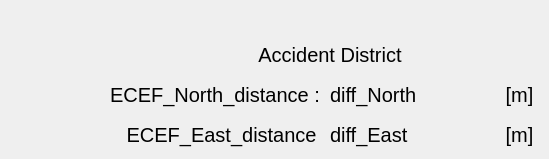
   <widget class="QWidget" name="tab_9">
    <attribute name="title">
     <string>USV_2</string>
    </attribute>
    <widget class="QLabel" name="label_149">
     <property name="geometry">
      <rect>
       <x>110</x>
       <y>120</y>
       <width>210</width>
       <height>30</height>
      </rect>
     </property>
     <property name="font">
      <font>
       <pointsize>15</pointsize>
      </font>
     </property>
     <property name="text">
      <string>   ECEF_East_distance :</string>
     </property>
    </widget>
    <widget class="QLabel" name="USV2_acc_lat">
     <property name="geometry">
      <rect>
       <x>330</x>
       <y>80</y>
       <width>170</width>
       <height>30</height>
      </rect>
     </property>
     <property name="font">
      <font>
       <pointsize>15</pointsize>
      </font>
     </property>
     <property name="text">
      <string>diff_North</string>
     </property>
    </widget>
    <widget class="QLabel" name="label_151">
     <property name="geometry">
      <rect>
       <x>110</x>
       <y>80</y>
       <width>210</width>
       <height>30</height>
      </rect>
     </property>
     <property name="font">
      <font>
       <pointsize>15</pointsize>
      </font>
     </property>
     <property name="text">
      <string>ECEF_North_distance :</string>
     </property>
    </widget>
    <widget class="QLabel" name="USV2_acc_lon">
     <property name="geometry">
      <rect>
       <x>330</x>
       <y>120</y>
       <width>170</width>
       <height>30</height>
      </rect>
     </property>
     <property name="font">
      <font>
       <pointsize>15</pointsize>
      </font>
     </property>
     <property name="text">
      <string>diff_East</string>
     </property>
    </widget>
    <widget class="QLabel" name="label_153">
     <property name="geometry">
      <rect>
       <x>190</x>
       <y>40</y>
       <width>280</width>
       <height>30</height>
      </rect>
     </property>
     <property name="font">
      <font>
       <pointsize>15</pointsize>
      </font>
     </property>
     <property name="text">
      <string>&lt;html&gt;&lt;head/&gt;&lt;body&gt;&lt;p align=&quot;center&quot;&gt;Accident District&lt;/p&gt;&lt;/body&gt;&lt;/html&gt;</string>
     </property>
    </widget>
    <widget class="QLabel" name="OPV_acc_lat_6">
     <property name="geometry">
      <rect>
       <x>500</x>
       <y>120</y>
       <width>40</width>
       <height>30</height>
      </rect>
     </property>
     <property name="font">
      <font>
       <pointsize>15</pointsize>
      </font>
     </property>
     <property name="text">
      <string> [m]</string>
     </property>
    </widget>
    <widget class="QLabel" name="OPV_acc_lat_7">
     <property name="geometry">
      <rect>
       <x>500</x>
       <y>80</y>
       <width>40</width>
       <height>30</height>
      </rect>
     </property>
     <property name="font">
      <font>
       <pointsize>15</pointsize>
      </font>
     </property>
     <property name="text">
      <string> [m]</string>
     </property>
    </widget>
   </widget>
